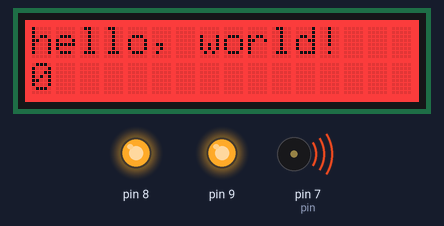
This sketch was run on a simulated Arduino Uno, built with avr-gcc and run on an emulated ATmega328P. Shown: 16×2 character LCD, output pins drawn as LEDs (lit = HIGH), buzzer (waves = sounding).

Above: at 0.3 s.
At 4.1 s:
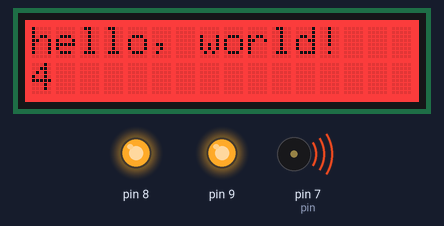
At 8.76 s:
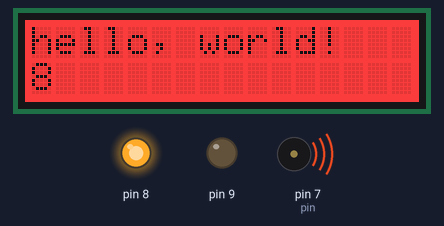
At 19.6 s:
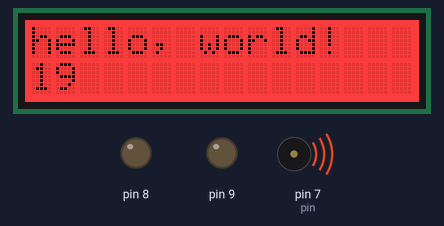
At 29.1 s:
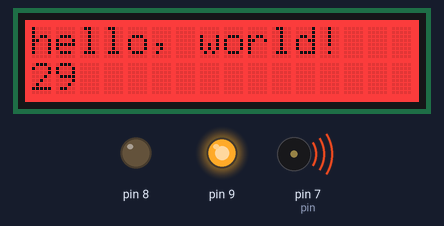
At 39.1 s:
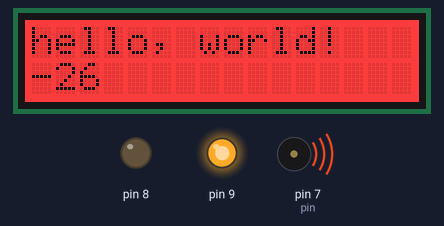
Timing chart, 0 to 40.0 s (numbered marks = the images above):
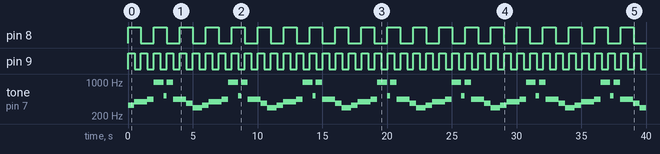

The sketch:

BSC1a_ClassesWithArduino.ino
```cpp
#include "PiezoPlayer.h"
#include "Led.h"
#include "LcdScreen.h"

PiezoPlayer player = PiezoPlayer(7);
Led redLed =  Led(8, 1000);
Led greenLed = Led(9, 500);
LcdScreen lcd;

void setup() {

  int currentTime = millis();

  player.setup(currentTime);
  redLed.setup(currentTime);
  greenLed.setup(currentTime);
  lcd.setup(currentTime);
}

void loop() {

  int currentTime = millis();

  player.loop(currentTime);
  redLed.loop(currentTime);
  greenLed.loop(currentTime);
  lcd.loop(currentTime);
}
```

Led.cc
```cpp
#include <Arduino.h>
#include "Led.h"

Led::Led(int pin, int interval) {
  this->pin = pin;
  this->interval = interval;
}

void Led::setup(int currentTime) {

  pinMode(pin, OUTPUT);

  lastChangeOfState = currentTime;
  digitalWrite(pin, HIGH);
}

void Led::loop(int currentTime) {
  if (currentTime - this->lastChangeOfState > this->interval) {
    this->lastChangeOfState = currentTime;
    bool currentState = digitalRead(this->pin);
    digitalWrite(this->pin, !currentState);
  }
}
```

Led.h
```cpp
class Led {
public:
  // constructor
  Led(int pin, int interval);

  // setup & loop should be called in the setup & loop sections of the main .ino file
  void setup(int currentTime);
  void loop(int currentTime);

private:
  // generic properties
  int pin;
  int interval;

  // state storage
  int lastChangeOfState;
};
```

PiezoPlayer.cc
```cpp
#include <Arduino.h>
#include "PiezoPlayer.h"

PiezoPlayer::PiezoPlayer(int pin){
  this-> pin = pin;
}

// start playing first note & store first timer
void PiezoPlayer::setup(int currentTime) {
  lastChangeOfNote = currentTime;
  tone(pin, melody[currentNote], durations[currentNote]);
}

// check if next node should be played
// yes -> play it & update current note info
// no -> do nothing
void PiezoPlayer::loop(int currentTime) {
  if (currentTime - lastChangeOfNote >= durations[currentNote]) {
    currentNote++;
    lastChangeOfNote = currentTime;
    if (currentNote >= sizeof(melody) / sizeof(melody[0])) {
      currentNote = 0;
    }
    tone(pin, melody[currentNote], durations[currentNote]);
  }
}
```

PiezoPlayer.h
```cpp
#include "pitches.h"

class PiezoPlayer {

public:
  PiezoPlayer(int pin);

  // setup & loop should be called in the setup & loop sections of the main .ino file
  void setup(int currentTime);
  void loop(int currentTime);

private:

  // basic properties
  int pin = 7;

  // meoldy & durations
  int melody[10] = { NOTE_E4, NOTE_G4, NOTE_A4, NOTE_B5, NOTE_C5, NOTE_B5, NOTE_A4, NOTE_FS4, NOTE_D4 };
  int durations[10] = { 500, 1000, 500, 750, 250, 500, 1000, 500, 750 };

  // state storage
  int currentNote = 0;
  int lastChangeOfNote;
};
```

pitches.h
```cpp
/*************************************************
 * Public Constants
 *************************************************/

#define NOTE_B0  31
#define NOTE_C1  33
#define NOTE_CS1 35
#define NOTE_D1  37
#define NOTE_DS1 39
#define NOTE_E1  41
#define NOTE_F1  44
#define NOTE_FS1 46
#define NOTE_G1  49
#define NOTE_GS1 52
#define NOTE_A1  55
#define NOTE_AS1 58
#define NOTE_B1  62
#define NOTE_C2  65
#define NOTE_CS2 69
#define NOTE_D2  73
#define NOTE_DS2 78
#define NOTE_E2  82
#define NOTE_F2  87
#define NOTE_FS2 93
#define NOTE_G2  98
#define NOTE_GS2 104
#define NOTE_A2  110
#define NOTE_AS2 117
#define NOTE_B2  123
#define NOTE_C3  131
#define NOTE_CS3 139
#define NOTE_D3  147
#define NOTE_DS3 156
#define NOTE_E3  165
#define NOTE_F3  175
#define NOTE_FS3 185
#define NOTE_G3  196
#define NOTE_GS3 208
#define NOTE_A3  220
#define NOTE_AS3 233
#define NOTE_B3  247
#define NOTE_C4  262
#define NOTE_CS4 277
#define NOTE_D4  294
#define NOTE_DS4 311
#define NOTE_E4  330
#define NOTE_F4  349
#define NOTE_FS4 370
#define NOTE_G4  392
#define NOTE_GS4 415
#define NOTE_A4  440
#define NOTE_AS4 466
#define NOTE_B4  494
#define NOTE_C5  523
#define NOTE_CS5 554
#define NOTE_D5  587
#define NOTE_DS5 622
#define NOTE_E5  659
#define NOTE_F5  698
#define NOTE_FS5 740
#define NOTE_G5  784
#define NOTE_GS5 831
#define NOTE_A5  880
#define NOTE_AS5 932
#define NOTE_B5  988
#define NOTE_C6  1047
#define NOTE_CS6 1109
#define NOTE_D6  1175
#define NOTE_DS6 1245
#define NOTE_E6  1319
#define NOTE_F6  1397
#define NOTE_FS6 1480
#define NOTE_G6  1568
#define NOTE_GS6 1661
#define NOTE_A6  1760
#define NOTE_AS6 1865
#define NOTE_B6  1976
#define NOTE_C7  2093
#define NOTE_CS7 2217
#define NOTE_D7  2349
#define NOTE_DS7 2489
#define NOTE_E7  2637
#define NOTE_F7  2794
#define NOTE_FS7 2960
#define NOTE_G7  3136
#define NOTE_GS7 3322
#define NOTE_A7  3520
#define NOTE_AS7 3729
#define NOTE_B7  3951
#define NOTE_C8  4186
#define NOTE_CS8 4435
#define NOTE_D8  4699
#define NOTE_DS8 4978
 
```

LcdScreen.cc
```cpp
#include "LcdScreen.h"

void LcdScreen::setup(int currentTime) {
  /**
     *  @brief initialize the LCD and master IIC
     */
  lcd.init();

  lcd.setRGB(colorR, colorG, colorB);

  // Print a message to the LCD.
  lcd.print("hello, world!");

  lastSecondsPrintedAt = currentTime;
}

void LcdScreen::loop(int currentTime) {
  if (currentTime - lastSecondsPrintedAt > secondsPrintInterval) {
    // set the cursor to column 0, line 1
    // (note: line 1 is the second row, since counting begins with 0):
    /**
     *  @brief set cursor position
     *  @param col columns optional range 0-15
     *  @param row rows optional range 0-1，0 is the first row, 1 is the second row
     */
    lcd.setCursor(0, 1);
    // print the number of seconds since reset:
    lcd.print(currentTime / 1000);

    lastSecondsPrintedAt = currentTime;
  }
}
```

LcdScreen.h
```cpp
#include "Arduino.h"
#include "DFRobot_RGBLCD1602.h"

class LcdScreen {

public:

  void setup(int currentTime);

  void loop(int currentTime);

private:
  DFRobot_RGBLCD1602 lcd = DFRobot_RGBLCD1602(/*RGBAddr*/ 0x60, /*lcdCols*/ 16, /*lcdRows*/ 2);  //16 characters and 2 lines of show

  const int colorR = 255;
  const int colorG = 0;
  const int colorB = 0;

  // state
  const int secondsPrintInterval = 100;
  int lastSecondsPrintedAt;
};
```

Measured:
- by itself, pin 8: alternates HIGH for 1.0 s and LOW for 1.0 s
- by itself, pin 9: alternates HIGH for 0.50 s and LOW for 0.50 s
- by itself, tone on pin 7 (pin): repeats every 5.7 s: 392 Hz 1.0 s, 440 Hz 0.50 s, 988 Hz 0.75 s, 523 Hz 0.25 s, 988 Hz 0.50 s, 440 Hz 1.0 s, 370 Hz 0.50 s, 294 Hz 0.75 s, 330 Hz 0.50 s
- what the display in image 0 shows lasts 0.9 s, from 0.1 s to 1.0 s
- what the display in image 1 shows lasts 1.1 s, from 4.0 s to 5.1 s
